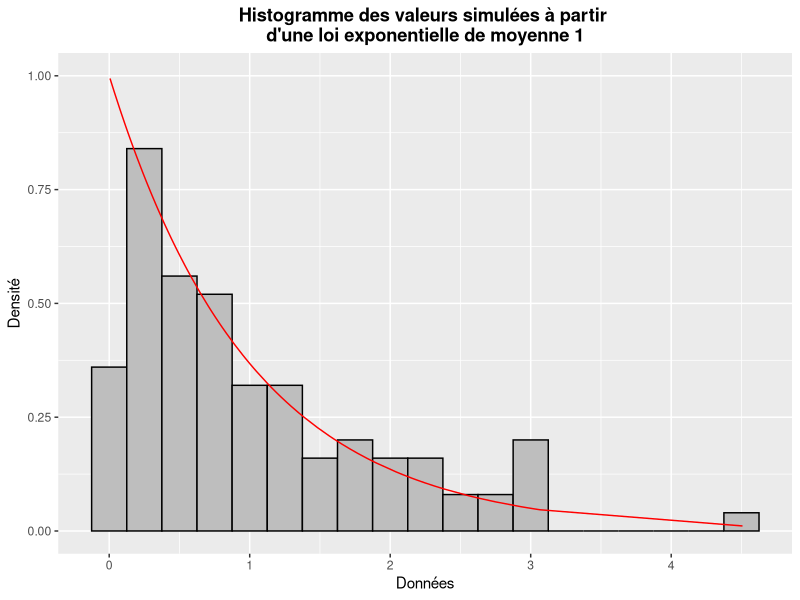

Here is the R script that generated this plot:
## ---- chunk 1
data <-  rexp(100, 1)

coef_asymetrie <- function(x){
    mu <- mean(x)
    sd <- sd(x)
    mean((x - mu)^3) / sd^3 
}

estimateur_coef_asymetrie <- coef_asymetrie(data)

library(ggplot2)
data2 <- data.frame(data)
df <- data.frame(x = data, y = dexp(data, 1))

ggplot(data = data2) +
        geom_histogram(aes(x = data, y = ..density..),
                   binwidth = 0.25, fill = "grey", color = "black") +
        geom_line(data = df, aes(x = data, y = y), color = "red") +
        ggtitle("Histogramme des valeurs simulées à partir \nd'une loi exponentielle de moyenne 1") + 
        theme(plot.title =  element_text(face="bold", hjust = 0.5)) +
        xlab("Données") +
        ylab("Densité") +
        scale_y_continuous(limits = c(0, 1))

## ---- chunk 2
teta <- mean(data)
echantillion <- lapply(1:50, function(i) rexp(100, teta))
coef_asymetrie_simul <- sapply(1:50, function(i) coef_asymetrie(echantillion[[i]]) )

moyenne_coef_asymetrie <- mean(coef_asymetrie_simul)
variance_coef_asymetrie <- sum((coef_asymetrie_simul - moyenne_coef_asymetrie)^2) / (length(coef_asymetrie_simul)-1)
variance_coef_asymetrie_modifie <- var(coef_asymetrie_simul)

IC_coef_asymetrie <- cbind(estimateur_coef_asymetrie - qnorm(0.975) * sqrt(variance_coef_asymetrie),
              estimateur_coef_asymetrie + qnorm(0.975) * sqrt(variance_coef_asymetrie))
## ---- chunk 3
# Déterminer les limites u à l'aide de la fonction quantile
k <- c(0.25, 0.35, 0.5, 0.6, 0.75, 0.85)
fonction_quantile <- function(x) -log(1-x)
limite_u <- sapply(k, function(i) fonction_quantile(i))

# Déterminer l'espérance limitée pour chacune des limites u
Estimateur_Esperance_limite <- sapply(1:length(limite_u), function(u) 
                                    mean(sapply(1:100, function(i) 
                                        min(data[i], limite_u[u]))))  

# Publier les résultats pour chaque u
resultats <- data.frame(k, limite_u, Estimateur_Esperance_limite)
colnames(resultats) <- c('Percentile',"Limite u","Espérance limitée")

library(xtable)
options(xtable.comment = FALSE)
xtable(resultats, caption = "Valeurs de l'espérance limitée pour chaque limite u donnée",  
                 align = c("c", "c", "c", "c")) 
## ---- chunk 4
# Estimer le paramètre teta de la loi exponentielle
teta <- mean(data)

# Créer 50 échantillons de 100 données
echantillion <- lapply(1:50, function(i) rexp(100, teta))

# Déterminer l'espérance limitée pour chacun des 50 échantillons et pour les percentiles 0.5 et 0.75
Esperance_limite_simul <- sapply(c(3,5), function(u) 
                                sapply(1:50, function(j) 
                                    mean(sapply(1:100, function(i) 
                                        min(echantillion[[j]][i], limite_u[u])))))

# Déterminer la variance de l'espérance limitée pour les deux percentiles donnés
variance_Esperance_limite_simul <- sapply(1:2, function(i) var(Esperance_limite_simul[,i]))

# Déterminer l'intervalle de confiance
Est_Esperance_limite <- rep(0,2)
Est_Esperance_limite[1] <- Estimateur_Esperance_limite[3]
Est_Esperance_limite[2] <- Estimateur_Esperance_limite[5]

IC_Esperance_limite_simul <- lapply(1:2, function(i) 
                                cbind(Est_Esperance_limite[i] - qnorm(0.975) * sqrt(variance_Esperance_limite_simul[i]),
                                    Est_Esperance_limite[i] + qnorm(0.975) * sqrt(variance_Esperance_limite_simul[i])))

# Publier les résultats 
resultats_2 <- data.frame(c(k[3], k[5]), c(limite_u[3], limite_u[5]), 
                          Est_Esperance_limite, variance_Esperance_limite_simul)
colnames(resultats_2) <- c("Percentile","Limite u","Espérance limité", "Variance")

library(xtable)
options(xtable.comment = FALSE)
xtable(resultats_2, caption = "Valeurs de l'espérance limitée et de sa variance pour les percentiles 0.5 et 0.75",  
                 align = c("c", "c", "c", "c", "c"))
## ---- chunk 5
# Présentation des données du problème
tableau1 <- {
    Temps <- c(30, 40, 57, 65, 65, 84, 90, 92, 98, 101) 
    Cens <- c(1, 1, 1, 1, 0, 1, 1, 0, 1, 1)

    data.frame(Temps, Cens)
} 

# Tableau détaillé permettant de calculer l'estimateur Kaplan-Meier
tableau2 <- {
    yi <- unique(tableau1[which(tableau1[,2] != 0),1])    # moments uniques des décès
    i <- 1:length(yi) 
    Si <- rep(1,length(yi))                             # nombre de décès au temps yi
    ri <- c(10,9,8,7,5,4,2,1)                           # nombre de survivants au temps yi
    
    data.frame(i, yi, Si, ri, "Kaplan Meier" = cumprod(1-Si/ri))
}
colnames(tableau2) <- c("i", "yi", "Si", "ri", "Kaplan-Meier")

# Déterminer l'estimateur Kaplan-Meier pour chacun des moments uniques des décès
Estimateur_KM <- cumprod(1-Si/ri)

## ---- chunk 6
# Calculer un estimateur pour la variance de la fonction de survie à l'aide de 
# la formule de Greenwood
formule_Greenwood <- Estimateur_KM^2 * cumsum(Si/ri/(ri-Si))

# Pour ce qui est de l'intervalle de confiance au niveau 95% pour S(50), il faut faire
# une interpolation linéaire (OGIVE) entre y_i = 40 et y_i = 57.

# Estimer S(50) avec la fonction OGIVE
Sn_50 <- Estimateur_KM[2]

# Estimer Var(S(50)) avec la fonction OGIVE
Var_Sn_50 <- formule_Greenwood[2]



# Intervalle de confiance au niveau 95% pour S(50)
IC_KM <- cbind(Sn_50 - qnorm(0.975) * sqrt(Var_Sn_50),
              Sn_50 + qnorm(0.975) * sqrt(Var_Sn_50))
## ---- chunk 7
# La valeur estimée de la fonction de survie et la valeur estimée de la variance sont toujours les mêmes
# que celles de la section b). Par conséquent, seulement l'intervalle de confiance est modifié :
u <- exp(qnorm(0.975) * sqrt(Var_Sn_50) / Sn_50 / log(Sn_50))

IC_log_KM <- cbind(Sn_50^(1/u),
              Sn_50^u)
## ---- chunk 8
data
